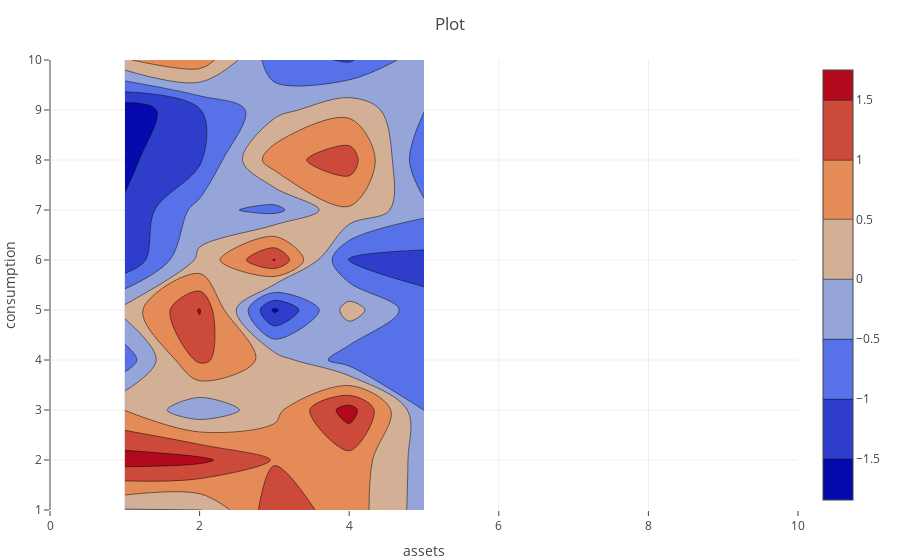

Notebook cell for this chart:
### Code cell
plot(trace2,layout)

### Figure 1 — Plotly figure (JSON) as saved in the notebook; plotly's stock layout.template omitted (floating-point values rounded to 4 significant figures)
{"data": [{"type": "contour", "x": [1, 2, 3, 4, 5], "y": [1, 2, 3, 4, 5, 6, 7, 8, 9, 10], "z": [[-0.03319, -0.04306, 1.285, 0.7626, -0.2292], [1.742, 1.623, 0.9641, 0.8316, -0.2274], [0.4908, -0.377, 0.3295, 1.748, -0.5014], [-0.8123, 1.121, 0.2895, -0.8088, -0.5414], [0.1701, 1.538, -1.6, 0.2327, -0.8625], [-1.427, 0.1132, 1.532, -1.102, -1.159], [-1.449, -0.3284, -0.652, 0.4386, -0.3708], [-1.6, -1.075, 0.8017, 1.261, -0.9261], [-1.847, -1.026, -0.163, 0.3473, -0.4814], [0.466, 0.8203, -0.7677, -1.06, -0.1909]]}], "layout": {"margin": {"b": 50, "l": 50, "r": 50, "t": 60}, "title": "Plot", "xaxis": {"range": [0, 10], "title": "assets"}, "yaxis": {"title": "consumption"}}}
